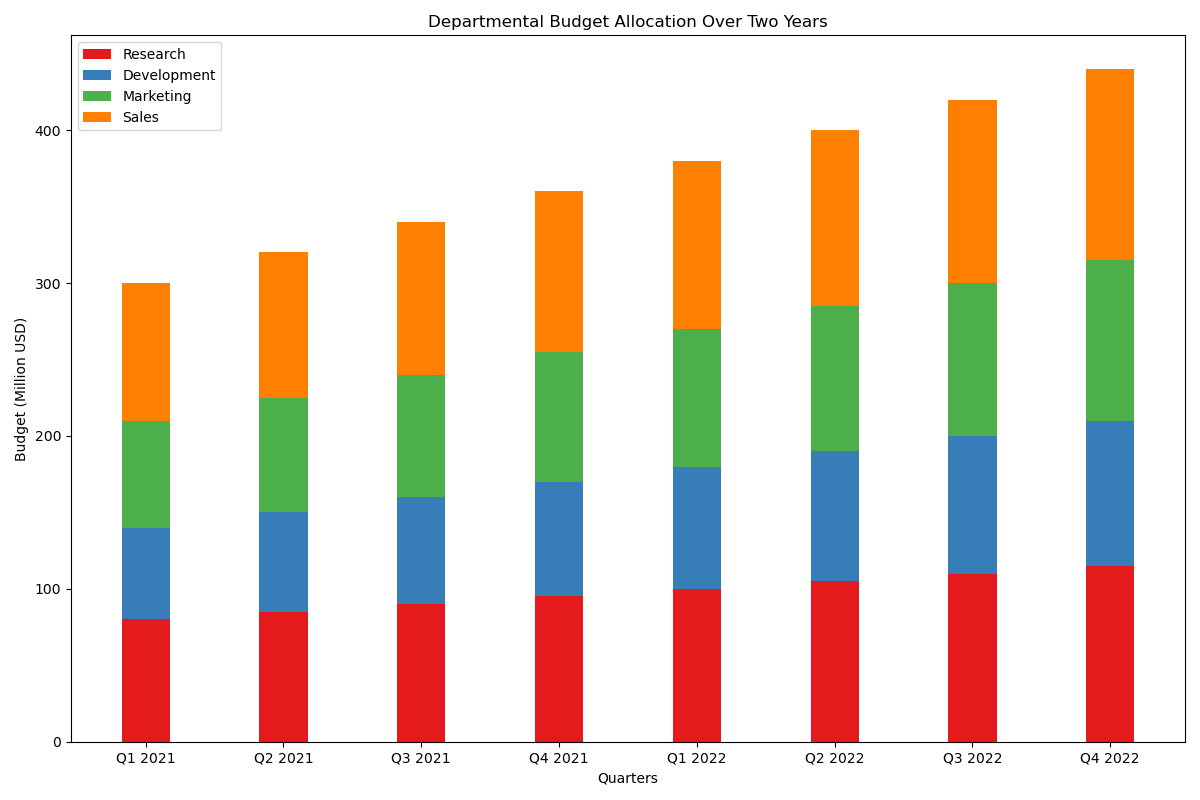

This chart was generated by the following Python code:

import matplotlib.pyplot as plt

# Data
quarters = ['Q1 2021', 'Q2 2021', 'Q3 2021', 'Q4 2021', 
            'Q1 2022', 'Q2 2022', 'Q3 2022', 'Q4 2022']
research = [80, 85, 90, 95, 100, 105, 110, 115]
development = [60, 65, 70, 75, 80, 85, 90, 95]
marketing = [70, 75, 80, 85, 90, 95, 100, 105]
sales = [90, 95, 100, 105, 110, 115, 120, 125]

# Colors
colors_research = '#e41a1c'
colors_development = '#377eb8'
colors_marketing = '#4daf4a'
colors_sales = '#ff7f00'

# Plotting
fig, ax = plt.subplots(figsize=(12, 8))  # Change the figure size

bar_width = 0.35  # Change the width of the bars

ax.bar(quarters, research, bar_width, label='Research', color=colors_research)
ax.bar(quarters, development, bar_width, bottom=research, label='Development', color=colors_development)
ax.bar(quarters, marketing, bar_width, bottom=[i+j for i,j in zip(research, development)], label='Marketing', color=colors_marketing)
ax.bar(quarters, sales, bar_width, bottom=[i+j+k for i,j,k in zip(research, development, marketing)], label='Sales', color=colors_sales)

ax.set_ylabel('Budget (Million USD)')
ax.set_title('Departmental Budget Allocation Over Two Years')
ax.set_xlabel('Quarters')
ax.legend()

plt.tight_layout()
plt.show()
